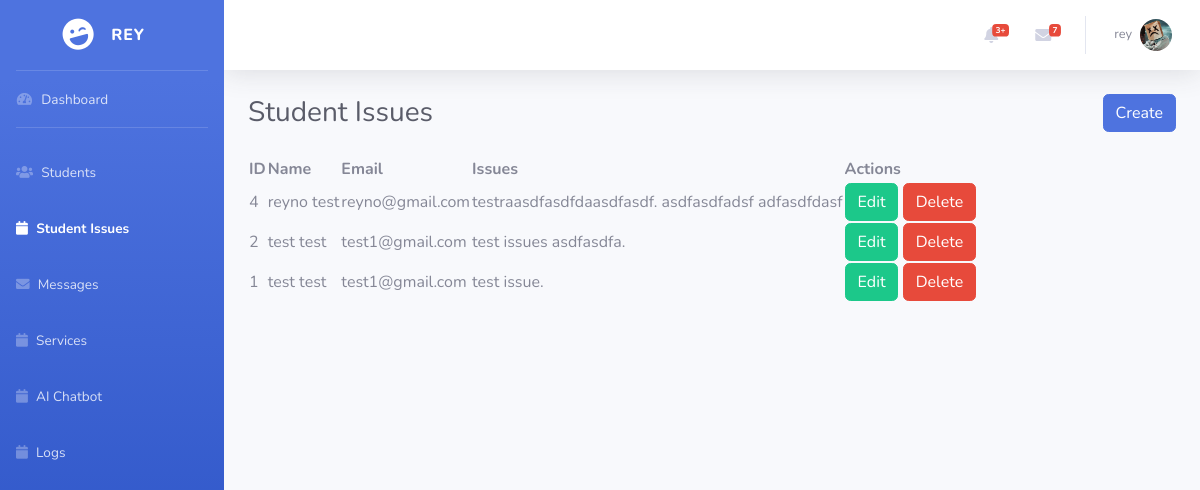
/admin/student-issues/index.php (signed in), run on the app's committed database.
### tables this page shows
CREATE TABLE `users` (
  `user_id` int(11) NOT NULL,
  `username` varchar(255) DEFAULT NULL,
  `email` varchar(255) DEFAULT NULL,
  `password` text NOT NULL,
  `first_name` varchar(255) DEFAULT NULL,
  `last_name` varchar(255) DEFAULT NULL,
  `middle_name` varchar(255) DEFAULT NULL,
  `age` int(11) DEFAULT NULL,
  `about_yourself` text DEFAULT NULL,
  `phone` varchar(255) DEFAULT NULL,
  `profile` varchar(255) DEFAULT NULL,
  `user_salt` text DEFAULT NULL,
  `status` int(11) NOT NULL DEFAULT 1 COMMENT '0 = inactive, 1 = active',
  `type` int(11) DEFAULT 3 COMMENT '1=admin, 2=teacher, 3=student',
  `create_at` timestamp NOT NULL DEFAULT current_timestamp()
);

CREATE TABLE `issues` (
  `id` int(11) NOT NULL,
  `user_id` int(11) NOT NULL,
  `issue` text NOT NULL,
  `created_at` timestamp NOT NULL DEFAULT current_timestamp(),
  `updated_at` timestamp NOT NULL DEFAULT current_timestamp()
);

### database.php (called while the page is built, shortened)
 <?php
class Database
{
    protected $_conn;
    public function open(){
        $conn = mysqli_connect(HOST, DB_USERNAME, DB_PASSWORD, DB_NAME);
        $this->_conn = $conn;
    }
    public function emteDirectQuery($sql ='', $type='select'){
        $status = null;
        $result = mysqli_query($this->_conn, $sql);
        switch ($type) {
            case 'select':
                if (mysqli_num_rows($result) > 0) {
                    while($row = mysqli_fetch_assoc($result)) {
                        $status[] = $row;
                    }
                }
                break;
        }
        return $status;
    }
}
?>

### classes.php (called while the page is built, shortened)
<?php
class User {
	protected $table_name = "users";
    public function getAllStudents() {
    	$database = new Database();
    	$query = "SELECT * FROM `".$this->table_name."` WHERE type = 3 ORDER BY user_id DESC";
    	$result = $database->emteDirectQuery($query, 'select');
    	return $result;
    }
}
class Issues {
	public $table_name = "issues";
	public function getAllStudentIssues() {
		$database = new Database();
    	$query = "SELECT `".$this->table_name."`.*, users.* FROM `".$this->table_name."`, users WHERE users.user_id = `".$this->table_name."`.user_id ORDER BY id DESC";
	    $result = $database->emteDirectQuery($query, 'select');
	    return $result;
	}
}
?>

### admin/student-issues/index.php (the view, shortened to what this page needs)
<?php
require_once('../../database.php');
require_once('../../classes.php');
$page_title = "Student Issues";
$user_data = $_SESSION['user_data'];
include BASE_APP.'/admin/inc/header.php';
$issue = new Issues();
$issues = $issue->getAllStudentIssues();
$user = new User();
$students = $user->getAllStudents();
?>
    <div id="wrapper">
        <?php include BASE_APP.'/admin/inc/sidebar.php'; ?>
        <div id="content-wrapper" class="d-flex flex-column">
            <div id="content">
                <?php include BASE_APP.'/admin/inc/topbar.php'; ?>
                <div class="container-fluid">
                    <div class="d-sm-flex align-items-center justify-content-between mb-4">
                        <h1 class="h3 mb-0 text-gray-800">Student Issues</h1>
                        <a class="btn btn-primary" data-toggle="modal" data-target="#create-modal">Create</a>
                    </div>
                    <div class="row">
                    <div class="col-12">
                            <table id="datatable">
                                <thead>
                                    <th>ID</th>
                                    <th>Name</th>
                                    <th>Email</th>
                                    <th>Issues</th>
                                    <th>Actions</th>
                                </thead>
                                <tbody>
                                    <?php foreach($issues as $i): ?>
                                       <tr>
                                           <td><?php echo $i['id']; ?></td>
                                           <td><?php echo $i['first_name'].' '.$i['last_name']; ?></td>
                                           <td><?php echo $i['email']; ?></td>
                                           <td><?php echo $i['issue']; ?></td>
                                           <td>
                                               <a onclick="updateStudentIssue(<?php echo $i['id']; ?>)" class="btn btn-success">Edit</a>
                                               <a href="delete.php?id=<?php echo $i['id']; ?>" onclick="if(confirm('Are you sure you want to delete this issue?')){return true;}else{return false;}" class="btn btn-danger">Delete</a>
                                           </td>
                                       </tr>
                                    <?php endforeach; ?>
                                </tbody>
                            </table>
                        </div>
                    </div>
                </div>
            </div>
      </div>
<?php include BASE_APP.'/admin/inc/footer.php'; ?>

### admin/inc/sidebar.php
<ul class="navbar-nav bg-gradient-primary sidebar sidebar-dark accordion" id="accordionSidebar">
    <a class="sidebar-brand d-flex align-items-center justify-content-center" href="<?php echo base_url.'home'; ?>">
        <div class="sidebar-brand-icon rotate-n-15">
            <i class="fas fa-laugh-wink"></i>
        </div>
        <div class="sidebar-brand-text mx-3"><?php echo $user_data['username']; ?></div>
    </a>
    <hr class="sidebar-divider my-0">
    <li class="nav-item <?php if($page_title == 'Dashboard' || $page_title == 'Home'){echo 'active';} ?>">
        <a class="nav-link" href="<?php echo base_url.'admin'; ?>">
            <i class="fas fa-fw fa-tachometer-alt"></i>
            <span>Dashboard</span></a>
    </li>
    <hr class="sidebar-divider">
    <li class="nav-item <?php if($page_title == 'Students'){echo 'active';} ?>">
        <a class="nav-link" href="<?php echo base_url.'admin/students'; ?>">
            <i class="fas fa-users"></i>
            <span>Students</span></a>
    </li>
    <li class="nav-item <?php if($page_title == 'Student Issues'){echo 'active';} ?>">
        <a class="nav-link" href="<?php echo base_url.'admin/student-issues'; ?>">
            <i class="fas fa-calendar"></i>
            <span>Student Issues</span></a>
    </li>
    <li class="nav-item <?php if($page_title == 'Messages'){echo 'active';} ?>">
        <a class="nav-link" href="<?php echo base_url.'admin/messages'; ?>">
            <i class="fas fa-envelope"></i>
            <span>Messages</span></a>
    </li>
    <li class="nav-item <?php if($page_title == 'Services'){echo 'active';} ?>">
        <a class="nav-link" href="<?php echo base_url.'admin/services'; ?>">
            <i class="fas fa-calendar"></i>
            <span>Services</span></a>
    </li>
    <li class="nav-item <?php if($page_title == 'AI Chatbot'){echo 'active';} ?>">
        <a class="nav-link" href="<?php echo base_url.'admin/ai-chatbot'; ?>">
            <i class="fas fa-calendar"></i>
            <span>AI Chatbot</span></a>
    </li>
    <li class="nav-item <?php if($page_title == 'Logs'){echo 'active';} ?>">
        <a class="nav-link" href="<?php echo base_url.'admin/logs'; ?>">
            <i class="fas fa-calendar"></i>
            <span>Logs</span></a>
    </li>
</ul>

### admin/inc/topbar.php (shortened to what this page needs)
<nav class="navbar navbar-expand navbar-light bg-white topbar mb-4 static-top shadow">
    <ul class="navbar-nav ml-auto">
        <li class="nav-item dropdown no-arrow mx-1">
            <a class="nav-link dropdown-toggle" href="#" id="alertsDropdown" role="button"
                data-toggle="dropdown" aria-haspopup="true" aria-expanded="false">
                <i class="fas fa-bell fa-fw"></i>
                <span class="badge badge-danger badge-counter">3+</span>
            </a>
        </li>
        <li class="nav-item dropdown no-arrow mx-1">
            <a class="nav-link dropdown-toggle" href="#" id="messagesDropdown" role="button"
                data-toggle="dropdown" aria-haspopup="true" aria-expanded="false">
                <i class="fas fa-envelope fa-fw"></i>
                <span class="badge badge-danger badge-counter">7</span>
            </a>
        </li>
        <li class="nav-item dropdown no-arrow">
            <a class="nav-link dropdown-toggle" href="#" id="userDropdown" role="button"
                data-toggle="dropdown" aria-haspopup="true" aria-expanded="false">
                <span class="mr-2 d-none d-lg-inline text-gray-600 small"><?php echo $user_data['username']; ?></span>
                <img class="img-profile rounded-circle"
                    src="<?php echo isset($user_data['profile']) ? $user_data['profile'] :  base_url.'uploads/profile/profile.png'; ?>">
            </a>
        </li>
    </ul>
</nav>

### data on the page
users: username "REY", username "rey", profile (picture)
issues: id "4", user.first_name "reyno", user.last_name "test", user.email "reyno@gmail.com", issue "testraasdfasdfdaasdfasdf. asdfasdfadsf adfasdfdasf"
issues: id "2", user.first_name "test", user.last_name "test", user.email "test1@gmail.com", issue "test issues asdfasdfa."
issues: id "1", user.first_name "test", user.last_name "test", user.email "test1@gmail.com", issue "test issue."
